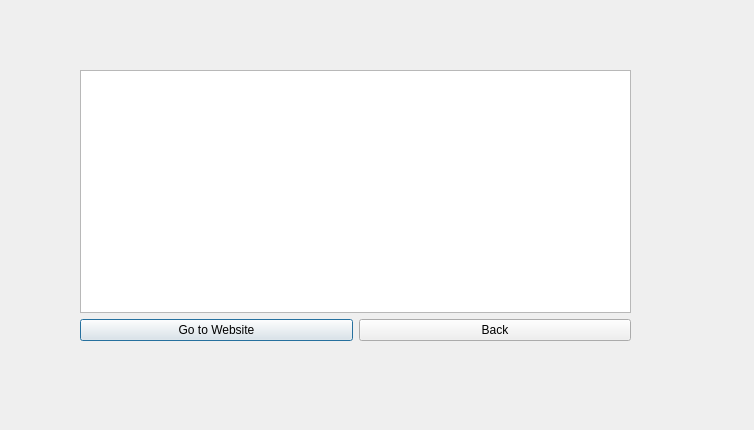
<?xml version="1.0" encoding="UTF-8"?>
<ui version="4.0">
 <class>DesignThinkDetl</class>
 <widget class="QDialog" name="DesignThinkDetl">
  <property name="geometry">
   <rect>
    <x>0</x>
    <y>0</y>
    <width>754</width>
    <height>430</height>
   </rect>
  </property>
  <property name="windowTitle">
   <string>Dialog</string>
  </property>
  <widget class="QWidget" name="verticalLayoutWidget">
   <property name="geometry">
    <rect>
     <x>80</x>
     <y>70</y>
     <width>551</width>
     <height>271</height>
    </rect>
   </property>
   <layout class="QVBoxLayout" name="verticalLayout">
    <item>
     <widget class="QTextBrowser" name="textBrowser">
      <property name="html">
       <string>&lt;!DOCTYPE HTML PUBLIC &quot;-//W3C//DTD HTML 4.0//EN&quot; &quot;http://www.w3.org/TR/REC-html40/strict.dtd&quot;&gt;
&lt;html&gt;&lt;head&gt;&lt;meta name=&quot;qrichtext&quot; content=&quot;1&quot; /&gt;&lt;meta charset=&quot;utf-8&quot; /&gt;&lt;style type=&quot;text/css&quot;&gt;
p, li { white-space: pre-wrap; }
&lt;/style&gt;&lt;/head&gt;&lt;body style=&quot; font-family:'Segoe UI'; font-size:9pt; font-weight:400; font-style:normal;&quot;&gt;
&lt;p style=&quot;-qt-paragraph-type:empty; margin-top:12px; margin-bottom:12px; margin-left:0px; margin-right:0px; -qt-block-indent:0; text-indent:0px;&quot;&gt;&lt;br /&gt;&lt;/p&gt;&lt;/body&gt;&lt;/html&gt;</string>
      </property>
     </widget>
    </item>
    <item>
     <layout class="QHBoxLayout" name="horizontalLayout">
      <item>
       <widget class="QPushButton" name="pushButton_2">
        <property name="text">
         <string>Go to Website</string>
        </property>
       </widget>
      </item>
      <item>
       <widget class="QPushButton" name="pushButton">
        <property name="text">
         <string>Back</string>
        </property>
       </widget>
      </item>
     </layout>
    </item>
   </layout>
  </widget>
 </widget>
 <resources/>
 <connections/>
</ui>
